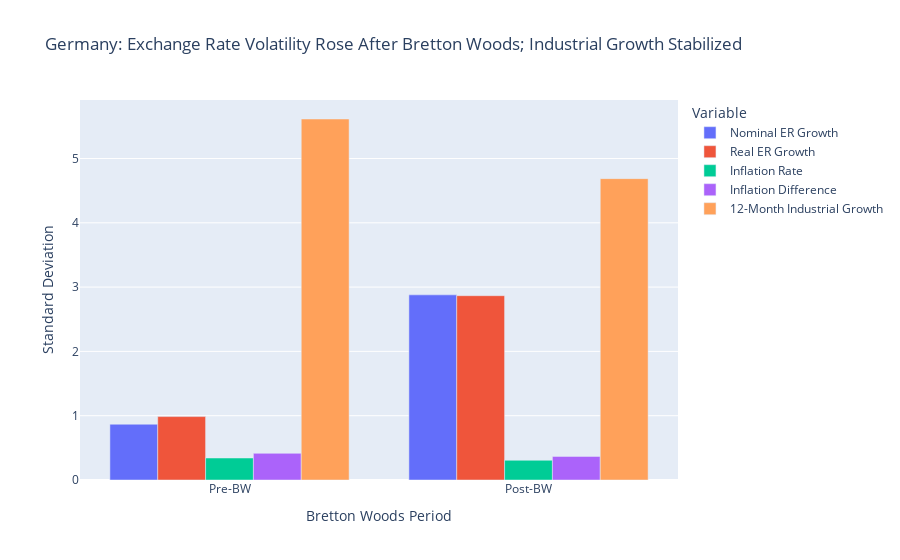

This figure's notebook cell:
### Markdown cell above
#### **Why might it be a good idea to exclude data from 07/1971 - 02/1973 for the above calculations?**
This period represents a **transition phase** after the collapse of Bretton Woods, where exchange rates were unstable and countries experimented with different monetary systems before moving to floating rates. Excluding this period ensures a **cleaner comparison**.

### Code cell
# Define variables with proper labels
variables = {
    "Monthly_Nominal_ER_Growth (%)": "Nominal ER Growth",
    "Monthly_Real_ER_Growth (%)": "Real ER Growth",
    "Monthly_Inflation_Rate (%)": "Inflation Rate",
    "Inflation_Difference": "Inflation Difference",
    "YOY_Monthly_Industrial_Growth (%)": "12-Month Industrial Growth"
}

# Ensure all variables are in std_devs dictionary
missing_vars = [var for var in variables.keys() if var not in std_devs]
if missing_vars:
    print("Missing variables in std_devs:", missing_vars)

# Create figure
fig = go.Figure()

# Loop through each variable and add pairwise bars
for var, name in variables.items():
    if var in std_devs:  # Ensure the variable exists
        fig.add_trace(go.Bar(
            x=["Pre-BW", "Post-BW"],
            y=[std_devs[var]["Pre-BW"], std_devs[var]["Post-BW"]],
            name=name
        ))

# Update layout for clarity
fig.update_layout(
    title="Germany: Exchange Rate Volatility Rose After Bretton Woods; Industrial Growth Stabilized",
    xaxis_title="Bretton Woods Period",
    yaxis_title="Standard Deviation",
    barmode="group",  # Ensures pairwise comparison
    legend_title="Variable"
)

# Show the chart
fig.show()

### Figure 1 — Plotly figure (JSON) as saved in the notebook; plotly's stock layout.template omitted (floating-point values rounded to 4 significant figures)
{"data": [{"name": "Nominal ER Growth", "type": "bar", "x": ["Pre-BW", "Post-BW"], "y": [0.8673, 2.879]}, {"name": "Real ER Growth", "type": "bar", "x": ["Pre-BW", "Post-BW"], "y": [0.9862, 2.866]}, {"name": "Inflation Rate", "type": "bar", "x": ["Pre-BW", "Post-BW"], "y": [0.3422, 0.3068]}, {"name": "Inflation Difference", "type": "bar", "x": ["Pre-BW", "Post-BW"], "y": [0.4146, 0.3671]}, {"name": "12-Month Industrial Growth", "type": "bar", "x": ["Pre-BW", "Post-BW"], "y": [5.614, 4.687]}], "layout": {"barmode": "group", "legend": {"title": {"text": "Variable"}}, "title": {"text": "Germany: Exchange Rate Volatility Rose After Bretton Woods; Industrial Growth Stabilized"}, "xaxis": {"title": {"text": "Bretton Woods Period"}}, "yaxis": {"title": {"text": "Standard Deviation"}}}}
